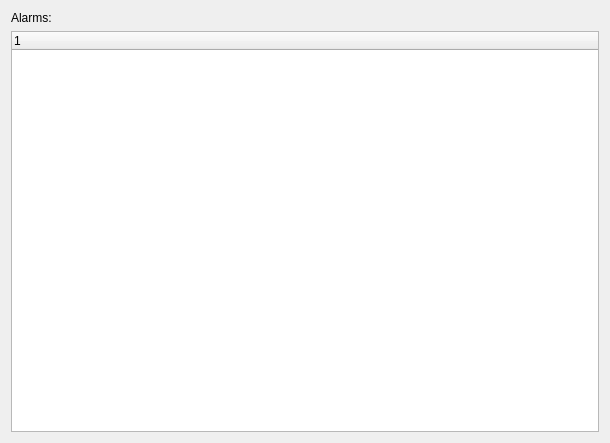
<?xml version="1.0" encoding="UTF-8"?>
<ui version="4.0">
 <class>AlarmDisplayWidget</class>
 <widget class="QWidget" name="AlarmDisplayWidget">
  <property name="geometry">
   <rect>
    <x>0</x>
    <y>0</y>
    <width>610</width>
    <height>443</height>
   </rect>
  </property>
  <property name="windowTitle">
   <string>Form</string>
  </property>
  <layout class="QGridLayout" name="gridLayout">
   <item row="0" column="0">
    <layout class="QVBoxLayout" name="verticalLayout">
     <item>
      <widget class="QLabel" name="label">
       <property name="text">
        <string>Alarms:</string>
       </property>
      </widget>
     </item>
     <item>
      <widget class="QTreeWidget" name="treeWidget">
       <column>
        <property name="text">
         <string notr="true">1</string>
        </property>
       </column>
      </widget>
     </item>
    </layout>
   </item>
  </layout>
 </widget>
 <resources/>
 <connections/>
</ui>
